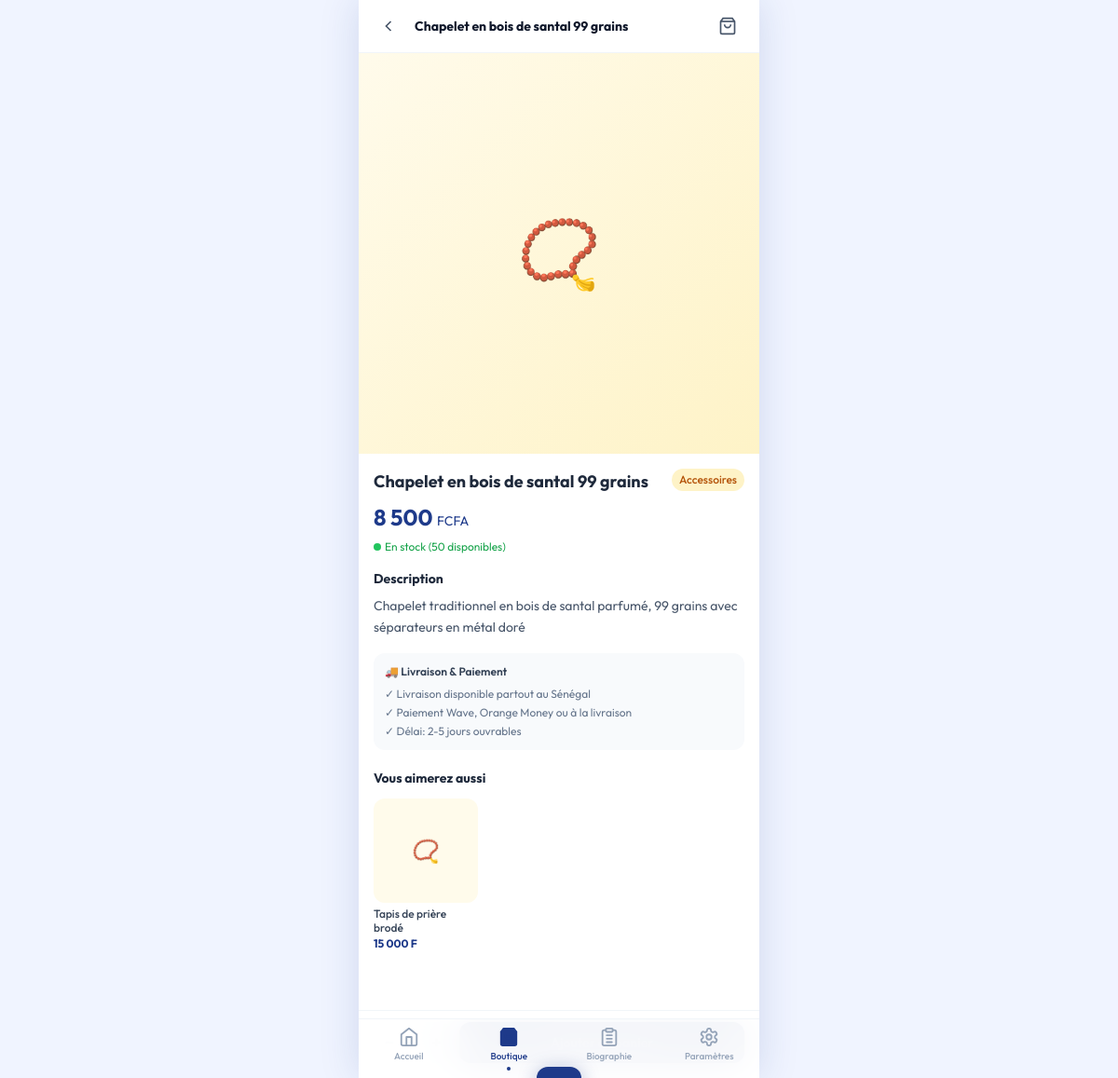
The page /pages/produit.php?id=1 on the database its author committed.
### tables this page shows
CREATE TABLE IF NOT EXISTS produits (
    id INT AUTO_INCREMENT PRIMARY KEY,
    nom VARCHAR(200) NOT NULL,
    prix DECIMAL(10,2) NOT NULL,
    description TEXT,
    image VARCHAR(255),
    stock INT DEFAULT 0,
    categorie VARCHAR(100),
    actif TINYINT(1) DEFAULT 1,
    created_at TIMESTAMP DEFAULT CURRENT_TIMESTAMP
);

### includes/auth.php (called while the page is built, shortened)
<?php
function e(string $str): string {
    return htmlspecialchars($str, ENT_QUOTES, 'UTF-8');
}

### pages/produit.php (the view, shortened to what this page needs)
<?php
require_once __DIR__ . '/../includes/header.php';
$pdo = db();
$id  = (int)($_GET['id'] ?? 0);
$stmt = $pdo->prepare("SELECT * FROM produits WHERE id = ? AND actif = 1");
$stmt->execute([$id]);
$produit = $stmt->fetch();
$related = $pdo->prepare("SELECT * FROM produits WHERE categorie = ? AND id != ? AND actif = 1 LIMIT 4");
$related->execute([$produit['categorie'], $id]);
$related = $related->fetchAll();
?>
<div class="sticky top-0 z-40 bg-white dark:bg-slate-900 border-b border-slate-100 dark:border-slate-800 px-4">
    <div class="flex items-center h-14 gap-3">
        <a href="/pages/tidiany-way.php" class="w-8 h-8 flex items-center justify-center text-slate-600 dark:text-slate-300">
            <svg xmlns="http://www.w3.org/2000/svg" width="20" height="20" fill="none" stroke="currentColor" stroke-width="2" viewBox="0 0 24 24"><path d="m15 18-6-6 6-6"/></svg>
        </a>
        <h1 class="font-bold text-slate-900 dark:text-white text-sm truncate flex-1"><?= e($produit['nom']) ?></h1>
        <a href="/pages/panier.php" class="relative w-9 h-9 flex items-center justify-center">
            <svg class="w-5 h-5 text-slate-600 dark:text-slate-300" fill="none" stroke="currentColor" stroke-width="2" viewBox="0 0 24 24">
                <path d="M6 2 3 6v14a2 2 0 0 0 2 2h14a2 2 0 0 0 2-2V6l-3-4z"/><line x1="3" x2="21" y1="6" y2="6"/><path d="M16 10a4 4 0 0 1-8 0"/>
            </svg>
        </a>
    </div>
</div>
<main class="pb-32">
    <div class="aspect-square bg-gradient-to-br from-amber-50 to-amber-100 dark:from-slate-700 dark:to-slate-600 flex items-center justify-center">
        <?php if ($produit['image']): ?>
        <img src="/assets/uploads/<?= e($produit['image']) ?>" alt="<?= e($produit['nom']) ?>" class="w-full h-full object-cover">
        <?php else: ?>
        <span class="text-7xl">📿</span>
        <?php endif; ?>
    </div>
    <div class="px-4 mt-4">
        <div class="flex items-start justify-between gap-3">
            <h2 class="text-lg font-bold text-slate-800 dark:text-slate-100 flex-1"><?= e($produit['nom']) ?></h2>
            <?php if ($produit['categorie']): ?>
            <span class="text-xs bg-amber-100 text-amber-700 dark:bg-amber-900/30 dark:text-amber-400 px-2 py-1 rounded-full font-medium flex-shrink-0"><?= e($produit['categorie']) ?></span>
            <?php endif; ?>
        </div>
        <p class="text-2xl font-bold text-primary-900 dark:text-blue-400 mt-2"><?= number_format($produit['prix'], 0, ',', ' ') ?> <span class="text-sm font-normal">FCFA</span></p>
        <div class="flex items-center gap-2 mt-2">
            <?php if ($produit['stock'] > 10): ?>
            <span class="flex items-center gap-1 text-xs text-green-600 dark:text-green-400"><span class="w-2 h-2 rounded-full bg-green-500 inline-block"></span>En stock (<?= $produit['stock'] ?> disponibles)</span>
            <?php elseif ($produit['stock'] > 0): ?>
            <span class="flex items-center gap-1 text-xs text-orange-500"><span class="w-2 h-2 rounded-full bg-orange-500 inline-block"></span>Plus que <?= $produit['stock'] ?> en stock !</span>
            <?php else: ?>
            <span class="flex items-center gap-1 text-xs text-red-500"><span class="w-2 h-2 rounded-full bg-red-500 inline-block"></span>Rupture de stock</span>
            <?php endif; ?>
        </div>
        <div class="mt-4">
            <h3 class="text-sm font-bold text-slate-800 dark:text-slate-100 mb-2">Description</h3>
            <p class="text-sm text-slate-600 dark:text-slate-300 leading-relaxed"><?= nl2br(e($produit['description'] ?? '')) ?></p>
        </div>
        <div class="mt-4 p-3 bg-slate-50 dark:bg-slate-800 rounded-xl">
            <p class="text-xs font-semibold text-slate-700 dark:text-slate-200 mb-2">🚚 Livraison & Paiement</p>
            <div class="space-y-1">
                <p class="text-xs text-slate-500 dark:text-slate-400">✓ Livraison disponible partout au Sénégal</p>
                <p class="text-xs text-slate-500 dark:text-slate-400">✓ Paiement Wave, Orange Money ou à la livraison</p>
                <p class="text-xs text-slate-500 dark:text-slate-400">✓ Délai: 2-5 jours ouvrables</p>
            </div>
        </div>
    </div>
    <?php if (!empty($related)): ?>
    <div class="px-4 mt-5">
        <h3 class="text-sm font-bold text-slate-800 dark:text-slate-100 mb-3">Vous aimerez aussi</h3>
        <div class="flex gap-3 overflow-x-auto pb-2">
        <?php foreach ($related as $r): ?>
        <a href="/pages/produit.php?id=<?= $r['id'] ?>" class="flex-shrink-0 w-28 card-hover">
            <div class="aspect-square bg-amber-50 dark:bg-slate-700 rounded-xl flex items-center justify-center mb-1">
                <?php if ($r['image']): ?>
                <img data-src="/assets/uploads/<?= e($r['image']) ?>" class="w-full h-full object-cover rounded-xl">
                <?php else: ?>
                <span class="text-2xl">📿</span>
                <?php endif; ?>
            </div>
            <p class="text-xs font-medium text-slate-700 dark:text-slate-200 line-clamp-2 leading-tight"><?= e($r['nom']) ?></p>
            <p class="text-xs font-bold text-primary-900 dark:text-blue-400 mt-0.5"><?= number_format($r['prix'], 0, ',', ' ') ?> F</p>
        </a>
        <?php endforeach; ?>
        </div>
    </div>
    <?php endif; ?>
</main>
<div class="fixed bottom-0 left-1/2 -translate-x-1/2 w-full max-w-[430px] z-50 px-4 pb-4 bg-white/95 dark:bg-slate-900/95 backdrop-blur border-t border-slate-100 dark:border-slate-800 pt-3">
    <?php if ($produit['stock'] > 0): ?>
    <div class="flex gap-2">
        <div class="flex items-center gap-2 bg-slate-100 dark:bg-slate-700 rounded-xl px-3">
            <button onclick="changeQty(-1)" class="text-lg font-bold text-slate-600 dark:text-slate-300 py-2">−</button>
            <span id="qty-display" class="text-sm font-bold text-slate-800 dark:text-slate-100 min-w-[1.5rem] text-center">1</span>
            <button onclick="changeQty(1)"  class="text-lg font-bold text-slate-600 dark:text-slate-300 py-2">+</button>
        </div>
        <button onclick="addToCart()" class="flex-1 bg-primary-900 text-white rounded-xl py-3 font-semibold text-sm">
        </button>
    </div>
    <?php else: ?>
    <button disabled class="w-full bg-slate-200 dark:bg-slate-700 text-slate-400 rounded-xl py-3 font-semibold text-sm">
        Produit épuisé
    </button>
    <?php endif; ?>
</div>
<?php require_once __DIR__ . '/../includes/footer.php'; ?>

### includes/header.php (style rules this page uses)
* { -webkit-tap-highlight-color: transparent; }
html { scroll-behavior: smooth; }
body { font-family: 'Outfit', sans-serif; background-color: #f0f4ff; min-height: 100dvh; overscroll-behavior: none; }
.card-hover { transition: transform 0.2s, box-shadow 0.2s; }

### rows shown on the page
produits: nom "Chapelet en bois de santal 99 grains", categorie "Accessoires", prix "8 500", stock "50", description "Chapelet traditionnel en bois de santal parfumé, 99 grains avec séparateurs en métal doré"
produits: nom "Tapis de prière brodé", prix "15 000"
